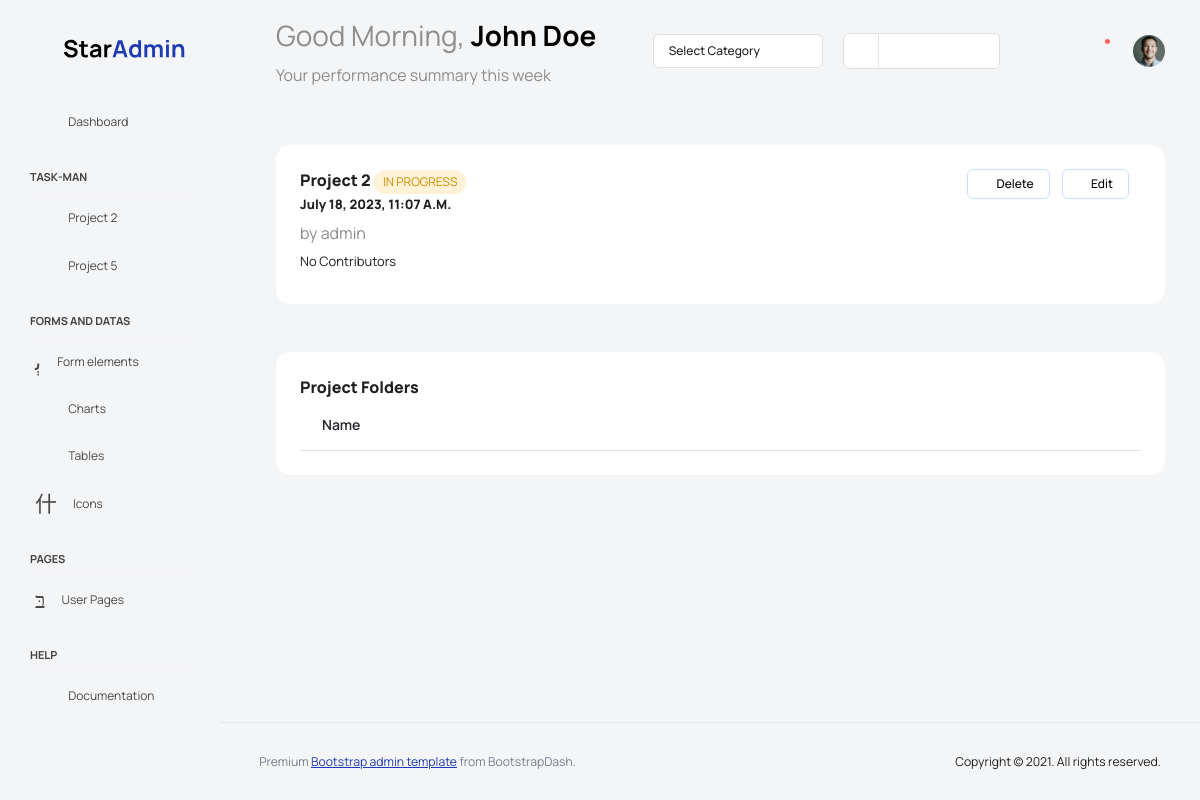
/project/10/ (signed in), run on an earlier commit of the app's database.
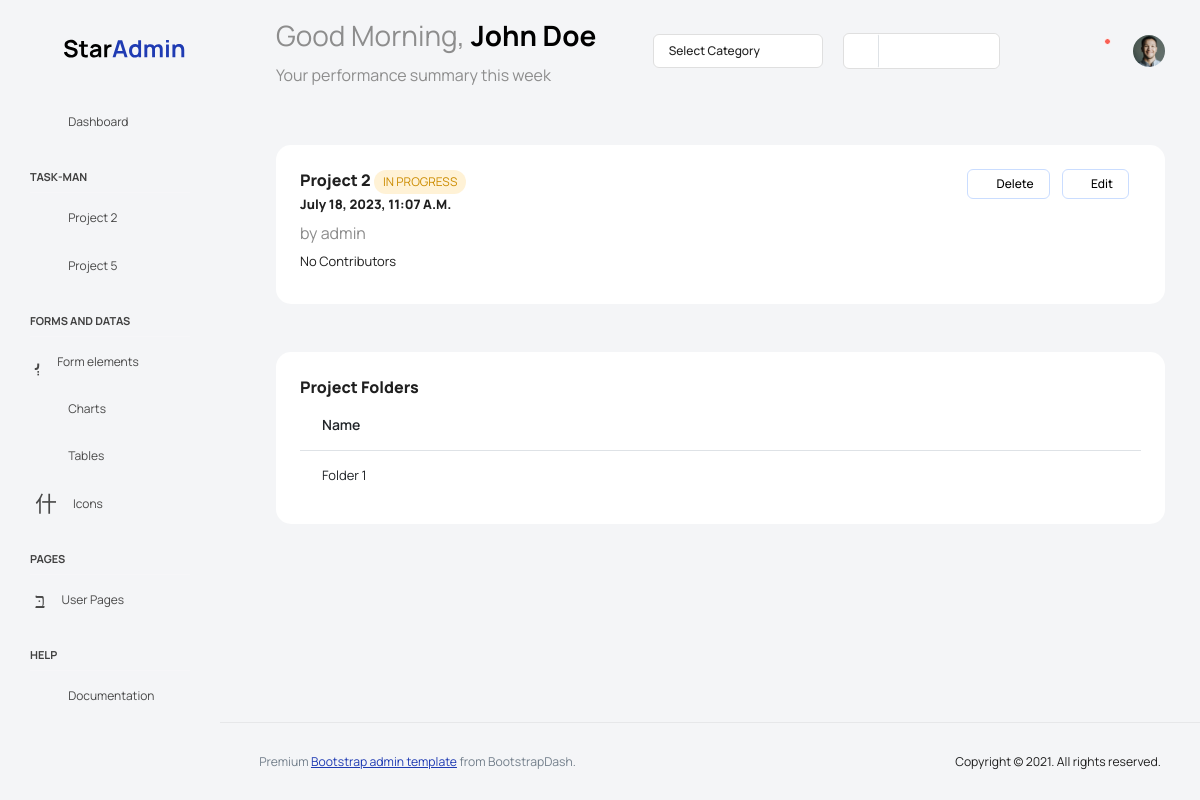
And on a later commit of the database.
### taskman/models.py (models this page shows, shortened)
class Project(models.Model):
    class Status(models.IntegerChoices):
        INP = 1, "IN PROGRESS"
        INH = 2, "IN HOLD"
        COM = 3, "COMPLETED"
    name = models.CharField(max_length=255)
    description = models.TextField(blank=True,null=True)
    owner = models.ForeignKey(User, on_delete=models.CASCADE, related_name='owned_projects')
    contributors = models.ManyToManyField(User, related_name='projects',blank=True,null=True)
    createon = models.DateTimeField(default=datetime.datetime.now)
    status = models.PositiveSmallIntegerField(choices=Status.choices,default=Status.INP)

class Folder(models.Model):
    name = models.CharField(max_length=255,unique=True)
    project = models.ForeignKey(Project, on_delete=models.CASCADE, related_name='folders')

### taskman/views.py (the view)
# urls.py: path('project/<int:pk>/',ProjectDetail.as_view(),name='project-detail'),
class ProjectDetail(LoginRequiredMixin,DetailView):
    model = Project
    def get_context_data(self, **kwargs: Any):
        context = super().get_context_data(**kwargs)
        context['projects'] = self.request.user.owned_projects.all()
        context['folders'] = Folder.objects.all()
        return context

### taskman/templates/taskman/project_detail.html (shortened to what the changed rows need)
{% load static %}
{% load crispy_forms_tags %}
<!DOCTYPE html>
<html lang="en">
<head>
  <link rel="stylesheet" href="{% static 'taskman/vendors/feather/feather.css' %}">
  <link rel="stylesheet" href="{% static 'taskman/vendors/mdi/css/materialdesignicons.min.css' %}">
  <link rel="stylesheet" href="{% static 'taskman/vendors/ti-icons/css/themify-icons.css' %}">
  <link rel="stylesheet" href="{% static 'taskman/vendors/typicons/typicons.css' %}">
  <link rel="stylesheet" href="{% static 'taskman/vendors/simple-line-icons/css/simple-line-icons.css' %}">
  <link rel="stylesheet" href="{% static 'taskman/vendors/css/vendor.bundle.base.css' %}">
  <link rel="stylesheet" href="{% static 'taskman/vendors/datatables.net-bs4/dataTables.bootstrap4.css' %}">
  <link rel="stylesheet" href="{% static 'taskman/js/select.dataTables.min.css' %}">
  <link rel="stylesheet" href="{% static 'taskman/css/vertical-layout-light/style.css' %}">
</head>
<body>
  <div class="container-scroller">
    <nav class="navbar default-layout col-lg-12 col-12 p-0 fixed-top d-flex align-items-top flex-row">
      <div class="navbar-menu-wrapper d-flex align-items-top">
        <ul class="navbar-nav">
          <li class="nav-item font-weight-semibold d-none d-lg-block ms-0">
            <h1 class="welcome-text">Good Morning, <span class="text-black fw-bold">John Doe</span></h1>
          </li>
        </ul>
      </div>
    </nav>
    <div class="container-fluid page-body-wrapper">
      <nav class="sidebar sidebar-offcanvas" id="sidebar">
        <ul class="nav">
          {% for p in projects %}
            <li class="nav-item">
              <a class="nav-link" data-bs-toggle="collapse" href="#ui-basic-{{ p.id }}" aria-expanded="false" aria-controls="ui-basic-{{ p.id }}">
                <i class="menu-icon mdi mdi-library-books"></i>
                <span class="menu-title">{{ p.name }}</span>
                <i class="menu-arrow"></i>
              </a>
            </li>
          {% endfor %}
        </ul>
      </nav>
      <div class="main-panel">
        <div class="content-wrapper">
          <div class="row">
            <div class="col-sm-12">
              <div class="home-tab">
                <div class="tab-content tab-content-basic">
                  <div class="tab-pane fade show active" id="overview" role="tabpanel" aria-labelledby="overview">
                    <div class="row">
                      <div class="col-lg-12 d-flex flex-column">
                        <div class="row flex-grow">
                          <div class="col-12 col-lg-4 col-lg-12 grid-margin stretch-card">
                            <div class="card card-rounded">
                              <div class="card-body">
                                <div class="d-sm-flex justify-content-between align-items-start">
                                  <div>
                                   <h4 class="card-title card-title-dash">{{ object.name }}
                                   {% if object.status == 1 %}
                                   <span><div class="badge badge-opacity-warning">{{object.get_status_display}}</div></span>
                                   {% elif object.status == 2 %}
                                   <span><div class="badge badge-opacity-danger">{{object.get_status_display}}</div></span>
                                   {% else %}
                                   <span><div class="badge badge-opacity-success">{{object.get_status_display}}</div></span>
                                   {% endif %}
                                   <p>{{ object.createon }}</p>
                                    </h4>
                                   <h5 class="card-subtitle card-subtitle-dash">by {{ object.owner.username }}</h5>
                                    {% if object.contributors.count == 0 %}
                                        <p>No Contributors</p>
                                    {% else %}
                                        <p>{{ object.contributors.count }} Contributors : {{ object.contributors }} </p>
                                    {% endif %}
                                  </div>
                                </div>
                              </div>
                            </div>
                          </div>
                        </div>
                      </div>
                    </div>
                  </div>
                </div>
              </div>
            </div>
          </div>
          <div class="row">
            <div class="col-sm-12">
                <div class="card card-rounded">
                    <div class="card-body">
                        <div class="table-responsive">
                            <table class="table table-hover">
                                <thead>
                                    <th>Name</th>
                                </thead>
                                <tbody>
                                    {% for f in object.folders.all %}
                                    <tr>
                                        <td>{{ f.name }}</td>
                                    </tr>
                                    {% endfor %}
                                </tbody>
                            </table>
                        </div>
                    </div>
                </div>
            </div>
          </div>
        </div>
      </div>
    </div>
  </div>
</body>
</html>

What changed in the data, as far as the page shows it:
added Folder: name "Folder 1"
